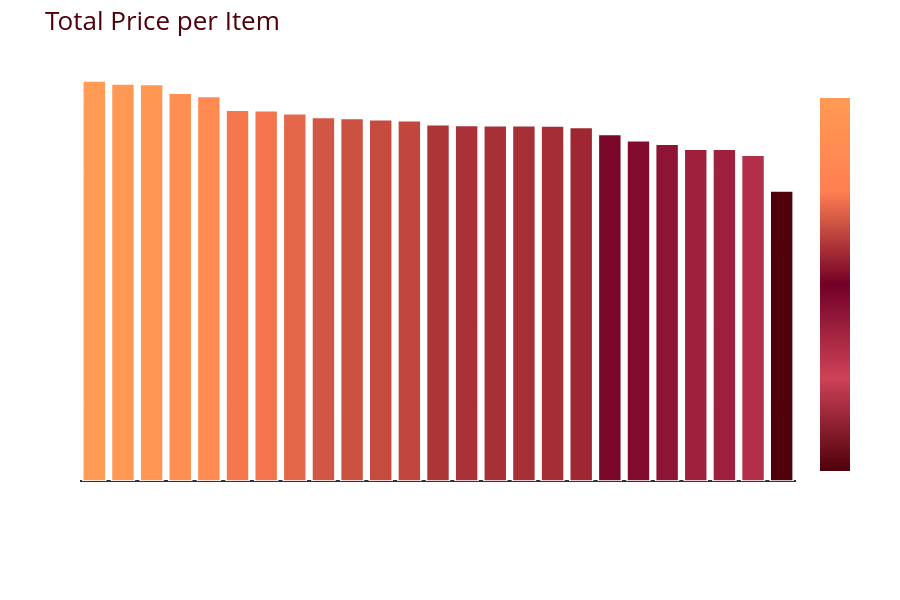

The notebook cell this image was saved under:
### Code cell
palette = ["#4f000b", "#ce4257", "#720026", "#ff7f51", "#ff9b54"]

pv1 = df.pivot_table(index="Item", values="Price(USD)", aggfunc="sum")
pv1 = pv1.sort_values(by="Price(USD)", ascending=False).reset_index()

fig = px.bar(
    pv1,
    x="Item",
    y="Price(USD)",
    color="Price(USD)",
    text="Price(USD)",
    color_continuous_scale=palette  # use your palette
)

fig.update_traces(
    textposition="outside",
    marker=dict(line=dict(color="white", width=1.5))
)

fig.update_layout(
    title="Total Price per Item",
    template="plotly_dark",
    title_font=dict(size=26, color=palette[0]),
    font=dict(size=14, color="white"),
    plot_bgcolor="rgba(0,0,0,0)",
    paper_bgcolor="rgba(0,0,0,0)",
    xaxis=dict(showgrid=False),
    yaxis=dict(showgrid=True, gridcolor="rgba(255,255,255,0.2)"),
    coloraxis_colorbar=dict(title="Price"),
    height=600
)

fig.show()

### Figure 1 — Plotly figure (JSON) as saved in the notebook; plotly's stock layout.template omitted (floating-point values rounded to 4 significant figures)
{"data": [{"hovertemplate": "Item=%{x}<br>Price(USD)=%{marker.color}<extra></extra>", "legendgroup": "", "marker": {"color": [10410, 10332, 10320, 10090, 10010, 9649, 9635, 9561, 9462, 9433, 9402, 9375, 9275, 9252, 9249, 9248, 9240, 9200, 9018, 8857, 8767, 8636, 8635, 8477, 7548], "coloraxis": "coloraxis", "line": {"color": "white", "width": 1.5}, "pattern": {"shape": ""}}, "name": "", "orientation": "v", "showlegend": false, "text": [10410.0, 10330.0, 10320.0, 10090.0, 10010.0, 9649.0, 9635.0, 9561.0, 9462.0, 9433.0, 9402.0, 9375.0, 9275.0, 9252.0, 9249.0, 9248.0, 9240.0, 9200.0, 9018.0, 8857.0, 8767.0, 8636.0, 8635.0, 8477.0, 7548.0], "textposition": "outside", "type": "bar", "x": ["Blouse", "Shirt", "Dress", "Pants", "Jewelry", "Sunglasses", "Belt", "Scarf", "Sweater", "Shorts", "Skirt", "Hat", "Coat", "Socks", "Jacket", "T-shirt", "Shoes", "Sandals", "Boots", "Handbag", "Hoodie", "Backpack", "Sneakers", "Gloves", "Jeans"], "xaxis": "x", "y": [10410, 10332, 10320, 10090, 10010, 9649, 9635, 9561, 9462, 9433, 9402, 9375, 9275, 9252, 9249, 9248, 9240, 9200, 9018, 8857, 8767, 8636, 8635, 8477, 7548], "yaxis": "y"}], "layout": {"barmode": "relative", "coloraxis": {"colorbar": {"title": {"text": "Price"}}, "colorscale": [[0, "#4f000b"], [0.25, "#ce4257"], [0.5, "#720026"], [0.75, "#ff7f51"], [1, "#ff9b54"]]}, "font": {"color": "white", "size": 14}, "height": 600, "legend": {"tracegroupgap": 0}, "margin": {"t": 60}, "paper_bgcolor": "rgba(0,0,0,0)", "plot_bgcolor": "rgba(0,0,0,0)", "title": {"font": {"color": "#4f000b", "size": 26}, "text": "Total Price per Item"}, "xaxis": {"anchor": "y", "domain": [0, 1], "showgrid": false, "title": {"text": "Item"}}, "yaxis": {"anchor": "x", "domain": [0, 1], "gridcolor": "rgba(255,255,255,0.2)", "showgrid": true, "title": {"text": "Price(USD)"}}}}
